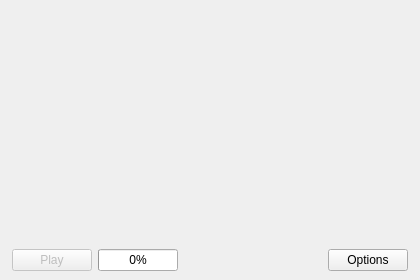
<?xml version="1.0" encoding="UTF-8"?>
<ui version="4.0">
 <class>MainWindow</class>
 <widget class="QMainWindow" name="MainWindow">
  <property name="geometry">
   <rect>
    <x>0</x>
    <y>0</y>
    <width>420</width>
    <height>280</height>
   </rect>
  </property>
  <property name="sizePolicy">
   <sizepolicy hsizetype="Fixed" vsizetype="Fixed">
    <horstretch>0</horstretch>
    <verstretch>0</verstretch>
   </sizepolicy>
  </property>
  <property name="minimumSize">
   <size>
    <width>420</width>
    <height>280</height>
   </size>
  </property>
  <property name="maximumSize">
   <size>
    <width>420</width>
    <height>280</height>
   </size>
  </property>
  <property name="windowTitle">
   <string>OpenRCT2 Launcher</string>
  </property>
  <widget class="QWidget" name="centralWidget">
   <layout class="QVBoxLayout" name="verticalLayout">
    <property name="spacing">
     <number>0</number>
    </property>
    <property name="leftMargin">
     <number>0</number>
    </property>
    <property name="topMargin">
     <number>0</number>
    </property>
    <property name="rightMargin">
     <number>0</number>
    </property>
    <property name="bottomMargin">
     <number>0</number>
    </property>
    <item>
     <widget class="QLabel" name="splash">
      <property name="pixmap">
       <pixmap resource="resources.qrc">:/splash.png</pixmap>
      </property>
      <property name="scaledContents">
       <bool>true</bool>
      </property>
      <property name="alignment">
       <set>Qt::AlignBottom|Qt::AlignHCenter</set>
      </property>
     </widget>
    </item>
    <item>
     <widget class="QFrame" name="buttonRow">
      <property name="sizePolicy">
       <sizepolicy hsizetype="Preferred" vsizetype="Fixed">
        <horstretch>0</horstretch>
        <verstretch>0</verstretch>
       </sizepolicy>
      </property>
      <property name="minimumSize">
       <size>
        <width>0</width>
        <height>40</height>
       </size>
      </property>
      <layout class="QHBoxLayout" name="horizontalLayout">
       <property name="leftMargin">
        <number>12</number>
       </property>
       <property name="topMargin">
        <number>6</number>
       </property>
       <property name="rightMargin">
        <number>12</number>
       </property>
       <property name="bottomMargin">
        <number>6</number>
       </property>
       <item>
        <widget class="QPushButton" name="launchButton">
         <property name="enabled">
          <bool>false</bool>
         </property>
         <property name="text">
          <string>Play</string>
         </property>
         <property name="default">
          <bool>true</bool>
         </property>
        </widget>
       </item>
       <item>
        <widget class="QProgressBar" name="progressBar">
         <property name="minimumSize">
          <size>
           <width>40</width>
           <height>0</height>
          </size>
         </property>
         <property name="maximumSize">
          <size>
           <width>80</width>
           <height>16777215</height>
          </size>
         </property>
         <property name="value">
          <number>0</number>
         </property>
        </widget>
       </item>
       <item>
        <widget class="QLabel" name="errorLabel">
         <property name="enabled">
          <bool>true</bool>
         </property>
         <property name="styleSheet">
          <string notr="true">color: rgb(255, 0, 0);</string>
         </property>
        </widget>
       </item>
       <item>
        <spacer name="horizontalSpacer">
         <property name="orientation">
          <enum>Qt::Horizontal</enum>
         </property>
         <property name="sizeHint" stdset="0">
          <size>
           <width>40</width>
           <height>20</height>
          </size>
         </property>
        </spacer>
       </item>
       <item>
        <widget class="QPushButton" name="optionsButton">
         <property name="text">
          <string>Options</string>
         </property>
         <property name="flat">
          <bool>false</bool>
         </property>
        </widget>
       </item>
      </layout>
     </widget>
    </item>
   </layout>
  </widget>
 </widget>
 <layoutdefault spacing="6" margin="11"/>
 <resources>
  <include location="resources.qrc"/>
 </resources>
 <connections/>
</ui>
